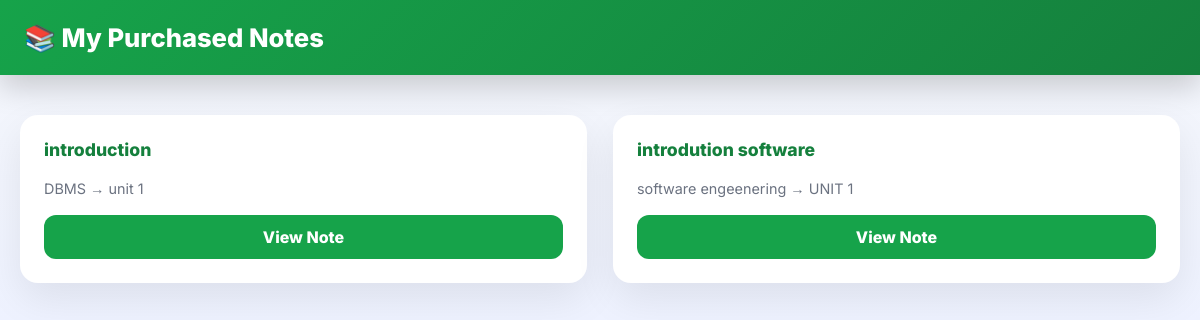
The app's page /my-notes/ (signed in) with its own data.
### hub/models.py (models this page shows, shortened)
class PurchasedNote(models.Model):
    user = models.ForeignKey(User, on_delete=models.CASCADE)
    note = models.ForeignKey(Note, on_delete=models.CASCADE)
    purchased_at = models.DateTimeField(auto_now_add=True)
    class Meta:
        unique_together = ("user", "note")

class Note(models.Model):
    unit = models.ForeignKey(Unit, on_delete=models.CASCADE)
    title = models.CharField(max_length=200)
    file = models.FileField(upload_to="notes/")
    price = models.PositiveIntegerField(default=0)
    coin_price = models.PositiveIntegerField(default=0)
    is_active = models.BooleanField(default=True)

class Unit(models.Model):
    subject = models.ForeignKey(Subject, on_delete=models.CASCADE)
    unit_name = models.CharField(max_length=100)
    unit_description = models.TextField(blank=True)

class Subject(models.Model):
    name = models.CharField(max_length=100)
    description = models.TextField(blank=True)

### hub/views.py (the view)
# urls.py: path("my-notes/", views.my_notes, name="my_notes"),
@login_required
def my_notes(request):
    purchased = PurchasedNote.objects.filter(
        user=request.user
    ).select_related("note", "note__unit")
    return render(request, "hub/my_notes.html", {
        "purchased_notes": purchased
    })

### hub/templates/hub/my_notes.html (shortened to what this page needs)
<!DOCTYPE html>
<html lang="en">
<head>
</head>
<body>
<header>
  <h2>📚 My Purchased Notes</h2>
</header>
<div class="grid">
  {% for item in purchased_notes %}
    <div class="card">
      <h4>{{ item.note.title }}</h4>
      <p>{{ item.note.unit.subject.name }} → {{ item.note.unit.unit_name }}</p>
      <a href="{% url 'view_note' item.note.id %}" class="btn">
        View Note
      </a>
    </div>
  {% empty %}
    <p class="empty">You have not purchased any notes yet.</p>
  {% endfor %}
</div>
</body>
</html>

### hub/templates/hub/my_notes.html (style rules this page uses)
* { box-sizing:border-box }
body { margin:0; font-family:'Inter',sans-serif; background:linear-gradient(180deg,#f5f7fb,#eef2ff); color:#1f2937; }
header { background:linear-gradient(135deg,#16a34a,#15803d); color:#fff; padding:22px 24px; box-shadow:0 12px 30px rgba(0,0,0,.18); }
header h2 { margin:0; font-size:1.6rem; font-weight:800; }
.grid { max-width:1200px; margin:40px auto; padding:0 20px; display:grid; grid-template-columns:repeat(auto-fit,minmax(260px,1fr)); gap:26px; }
.card { background:#ffffff; border-radius:18px; padding:24px; box-shadow:0 16px 40px rgba(0,0,0,.08); transition:.4s ease; display:flex; flex-direction:column; opacity:0; transform:translateY(30px); }
.card h4 { margin:0 0 6px; font-size:1.1rem; font-weight:800; color:#15803d; }
.card p { font-size:.9rem; color:#6b7280; margin-bottom:18px; }
.btn { margin-top:auto; display:block; padding:12px; border-radius:12px; text-align:center; font-weight:800; text-decoration:none; background:#16a34a; color:#ffffff; transition:.3s ease; }

### records on screen
PurchasedNote: note "introduction", note.unit.subject.name "DBMS", note.unit.unit_name "unit 1"
PurchasedNote: note "introdution software", note.unit.subject.name "software engeenering", note.unit.unit_name "UNIT 1"
